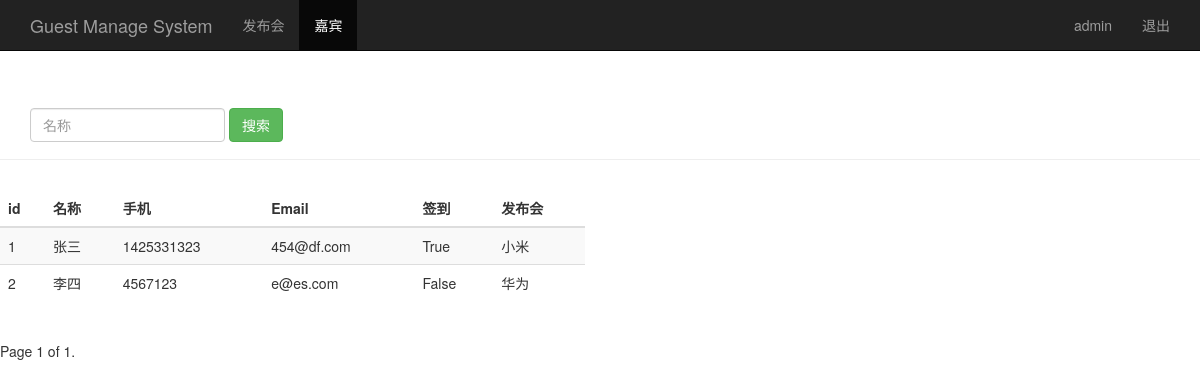
The page /guest_manage/ (signed in) on the database its author committed.
### sign/models.py (models this page shows)
class Guest(models.Model):
    event = models.ForeignKey(Event)                            # 关联发布会id
    realname = models.CharField(max_length=64)                  # 姓名
    phone = models.CharField(max_length=16)                     # 手机号
    email = models.EmailField()                                 # 邮箱
    sign = models.BooleanField()                                # 签到状态
    create_time = models.DateTimeField(auto_now=True)           # 创建时间(自动获取当前时间)

class Event(models.Model):
    name = models.CharField(max_length=100)                     # 发布会标题
    limit = models.IntegerField()                               # 参加人数
    status = models.BooleanField()                              # 状态
    address = models.CharField(max_length=200)                  # 地址
    start_time = models.DateTimeField('events time')          # 发布会时间
    create_time = models.DateTimeField(auto_now=True)           # 创建时间(自动获取当前时间)
    def __str__(self):
        return self.name

### sign/views.py (the view)
# urls.py: url(r'^guest_manage/$', views.guest_manage),
@login_required
def guest_manage(request):
    username = request.session.get('user','')
    guest_list = Guest.objects.all()
    paginator = Paginator(guest_list, 2)
    page = request.GET.get('page')
    try:
        contacts = paginator.page(page)
    except PageNotAnInteger:
        contacts = paginator.page(1)
    except EmptyPage:
        contacts = paginator.page(paginator.num_pages)
    return render(request, "guest_manage.html", {"user": username, "guests": contacts})

### sign/templates/guest_manage.html (shortened to what this page needs)
<!DOCTYPE html>
<html lang="en">
<head>
    {% load bootstrap3 %}
    {% bootstrap_css %}
</head>
<body>
    <nav class="navbar navbar-inverse navbar-fixed-top">
        <div class="container">
            <div class="navbar-header">
                <a class="navbar-brand" href="/event_manage/">Guest Manage System</a>
            </div>
            <div id="navbar" class="collapse navbar-collapse">
                <ul class="nav navbar-nav">
                    <li class="/event_manage/"><a href="/event_manage/">发布会</a></li>
                    <li class="active"><a href="/guest_manage/">嘉宾</a></li>
                </ul>
                <ul class="nav navbar-nav navbar-right">
                    <li><a href="#">{{ user }}</a></li>
                    <li><a href="/logout/">退出</a></li>
                </ul>
            </div>
        </div>
    </nav>
    <div class="page-header" style="padding-top: 60px;">
        <div id="navbar" class="navbar-collapse collapse">
            <form class="navbar-form" method="get" action="/search_guest/">
                <div class="form-group">
                    <input name="phone" type="text" placeholder="名称" class="form-control">
                </div>
                <button type="submit" class="btn btn-success">搜索</button>
            </form>
        </div>
    </div>
    <div class="row" style="padding-top: 10px;">
        <div class="col-md-6">
            <table class="table table-striped">
                <thead>
                    <tr>
                        <th>id</th><th>名称</th><th>手机</th><th>Email</th><th>签到</th><th>发布会</th>
                    </tr>
                </thead>
                <tbody>
                    {% for guest in guests %}
                        <tr>
                            <td>{{ guest.id }}</td>
                            <td>{{ guest.realname }}</td>
                            <td>{{ guest.phone }}</td>
                            <td>{{ guest.email }}</td>
                            <td>{{ guest.sign }}</td>
                            <td>{{ guest.event }}</td>
                        </tr>
                    {% endfor %}
                </tbody>
            </table>
        </div>
    </div>
    <div class="pagination">
        <span class="step-links">
            <span class="current">
                Page {{ guests.number }} of {{ guests.paginator.num_pages }}.
            </span>
        </span>
    </div>
</body>
</html>

### rows shown on the page
Guest: id "1", realname "张三", phone "1425331323", email "454@df.com", sign "True", event "小米"
Guest: id "2", realname "李四", phone "4567123", email "e@es.com", sign "False", event "华为"

### other values the page prints
{{ user }} "admin"
{{ guests.number }} "1"
{{ guests.paginator.num_pages }} "1"
